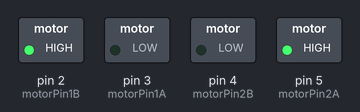
The sketch below on a simulated Arduino Uno, built with avr-gcc and run on an emulated ATmega328P. Shown: switched loads named in the sketch (green lamp = pin HIGH).

Above: at 0.1 s.
Timing chart, 0 to 1.6 s (numbered marks = the images above):
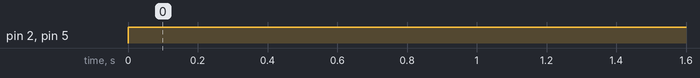

Measured:
- by itself, pin 2 (motorPin1B), pin 5 (motorPin2A): LOW → HIGH at 0.00 s

The sketch:

motorController.ino
```cpp
#define motorPin1A 3
#define motorPin1B 2
#define motorPin2A 5
#define motorPin2B 4

void setup() {
  pinMode(motorPin1A, OUTPUT);
  pinMode(motorPin1B, OUTPUT);
  pinMode(motorPin2A, OUTPUT);
  pinMode(motorPin2B, OUTPUT);
}

void loop() {
  motorSpinABackward();
  motorSpinBForward();
}

void motorSpinAForward() {
  digitalWrite(motorPin1A, HIGH);
  digitalWrite(motorPin1B, LOW);
}
void motorSpinBForward() {
  digitalWrite(motorPin2A, HIGH);
  digitalWrite(motorPin2B, LOW);
}
void motorSpinABackward() {
  digitalWrite(motorPin1A, LOW);
  digitalWrite(motorPin1B, HIGH);
}
void motorSpinBBackward() {
  digitalWrite(motorPin2A, LOW);
  digitalWrite(motorPin2B, HIGH);
}

void motorAStop() {
  digitalWrite(motorPin1A, LOW);
  digitalWrite(motorPin1B, LOW);
}
void motorBStop() {
  digitalWrite(motorPin2A, LOW);
  digitalWrite(motorPin2B, LOW);
}
```
